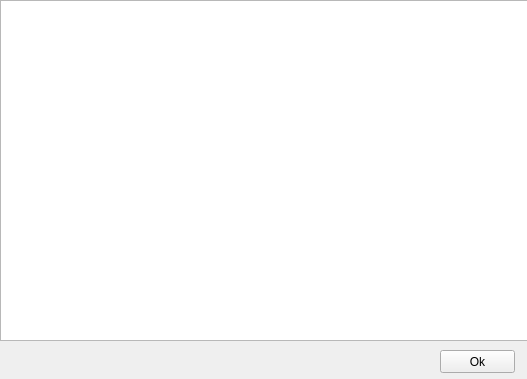
<?xml version="1.0" encoding="UTF-8"?>
<ui version="4.0">
 <class>rfbShowAll</class>
 <widget class="QWidget" name="rfbShowAll">
  <property name="geometry">
   <rect>
    <x>0</x>
    <y>0</y>
    <width>527</width>
    <height>379</height>
   </rect>
  </property>
  <property name="windowTitle">
   <string>Form</string>
  </property>
  <widget class="QTableView" name="rfbTable">
   <property name="geometry">
    <rect>
     <x>0</x>
     <y>0</y>
     <width>531</width>
     <height>341</height>
    </rect>
   </property>
  </widget>
  <widget class="QPushButton" name="pushButton">
   <property name="geometry">
    <rect>
     <x>440</x>
     <y>350</y>
     <width>75</width>
     <height>23</height>
    </rect>
   </property>
   <property name="text">
    <string>Ok</string>
   </property>
  </widget>
 </widget>
 <resources/>
 <connections/>
</ui>
